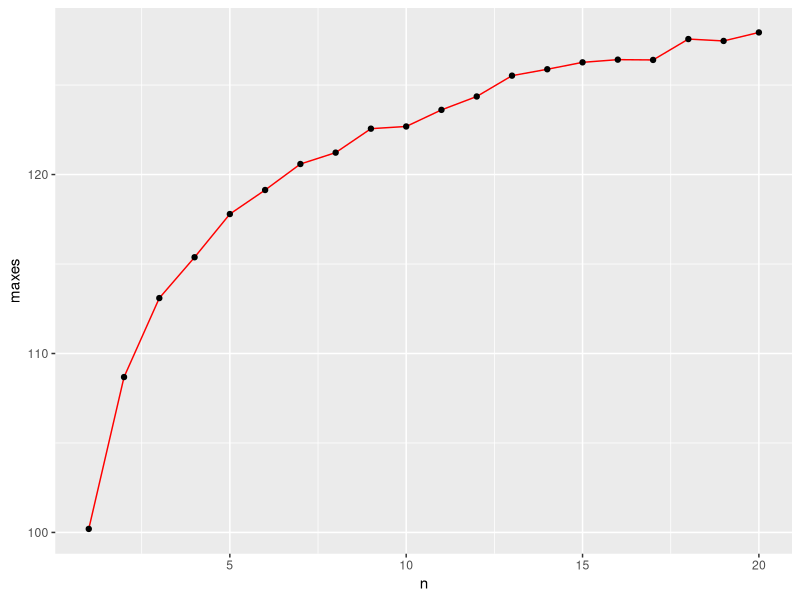
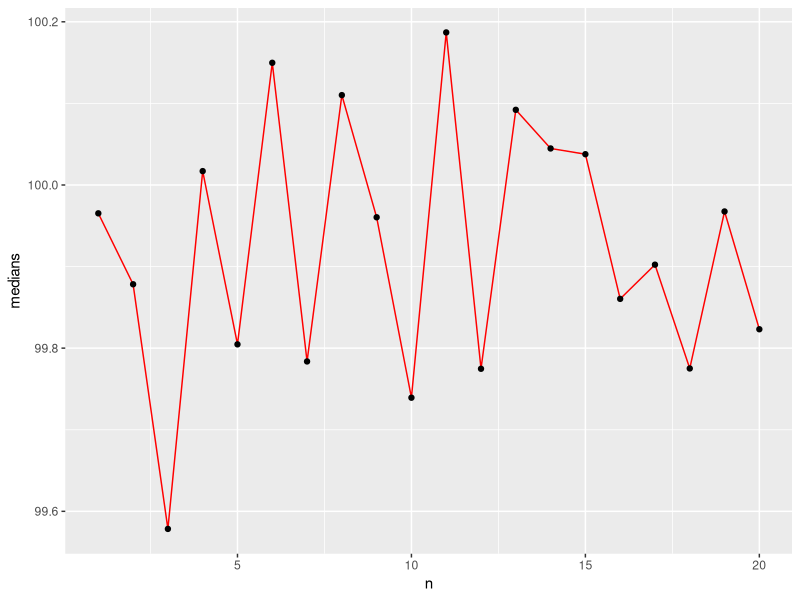
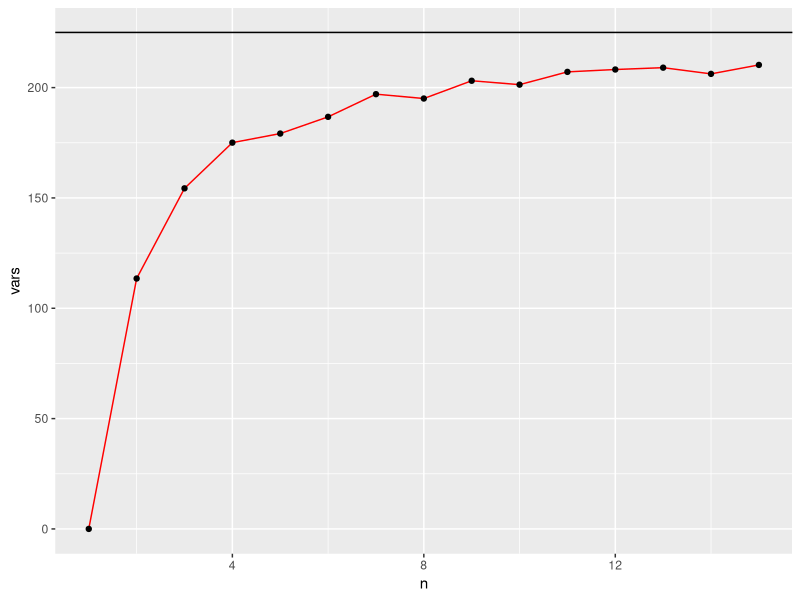

These charts were generated, in order, by the following R code:
## ---- chunk 1
knitr::opts_chunk$set(message=FALSE,warning=FALSE, cache=TRUE)
## ---- chunk 2
dbinom(x=1, size = 20, prob=0.25) 

## ---- chunk 3
pbinom(q=4, size = 20, prob = 0.25, lower.tail = FALSE)

## ---- chunk 4
dbinom(x=15, size = 20, prob=0.25) 

## ---- chunk 5
dbinom(x=(0.6*20), size = 20, prob=0.25) 

## ---- chunk 6
example_class <- rbinom(n=100, size=20, prob = 0.25)

## ---- chunk 7
mean(example_class)

## ---- chunk 8
example_class_big <- rbinom(n=1000, size=20, prob = 0.25)

mean(example_class_big)

## ---- chunk 9
n_experiments <- 1000 
n_samples <- c(1:20)
max_of_sample_n <- c()

for (this_sample_n in n_samples) { 
  this_sample_max <- c() 
  for (i in 1:n_experiments) {
    iq_sample <- rnorm(n=this_sample_n, mean=100, sd=15)
    this_sample_max[i] <- max(iq_sample)
    }
max_of_sample_n[this_sample_n] <- mean(this_sample_max) 
}


library(ggplot2)

results_max <- data.frame(n=n_samples, maxes=max_of_sample_n)

ggplot(results_max, aes(x=n, y=maxes))+ 
  geom_line(color='red') +
  geom_point() 
## ---- chunk 10

n_experiments <- 1000 
n_samples <- c(1:20)
medians_of_sample_n <- c()

for (this_sample_n in n_samples) { 
  this_sample_medians <- c() 
  for (i in 1:n_experiments) {
    iq_sample <- rnorm(n=this_sample_n, mean=100, sd=15)
    this_sample_medians[i] <- median(iq_sample)
  }
medians_of_sample_n[this_sample_n] <- mean(this_sample_medians) 
}

results_median <- data.frame(n=n_samples, medians=medians_of_sample_n)

 ggplot(results_median, aes(x=n, y=medians))+
  geom_line(color='red') + 
  geom_point() 

## ---- chunk 11
n_experiments <- 1000 
n_samples <- c(1:15)
var_uncorrected_of_sample_n <- c()

for (this_sample_n in n_samples) { 
  this_sample_var_uncorrected <- c() 
  for (i in 1:n_experiments) {
    iq_sample <- rnorm(n=this_sample_n, mean=100, sd=15)
    this_sample_var_uncorrected[i] <- sum((iq_sample-mean(iq_sample))^2)/(length(iq_sample))
    }
  var_uncorrected_of_sample_n[this_sample_n] <- mean(this_sample_var_uncorrected)
}



results_var <- data.frame(n=n_samples, vars=var_uncorrected_of_sample_n)

 ggplot(results_var, aes(x=n, y=vars))+
  geom_line(color='red') + 
  geom_point() +
  geom_hline(yintercept = 15*15) 
 
